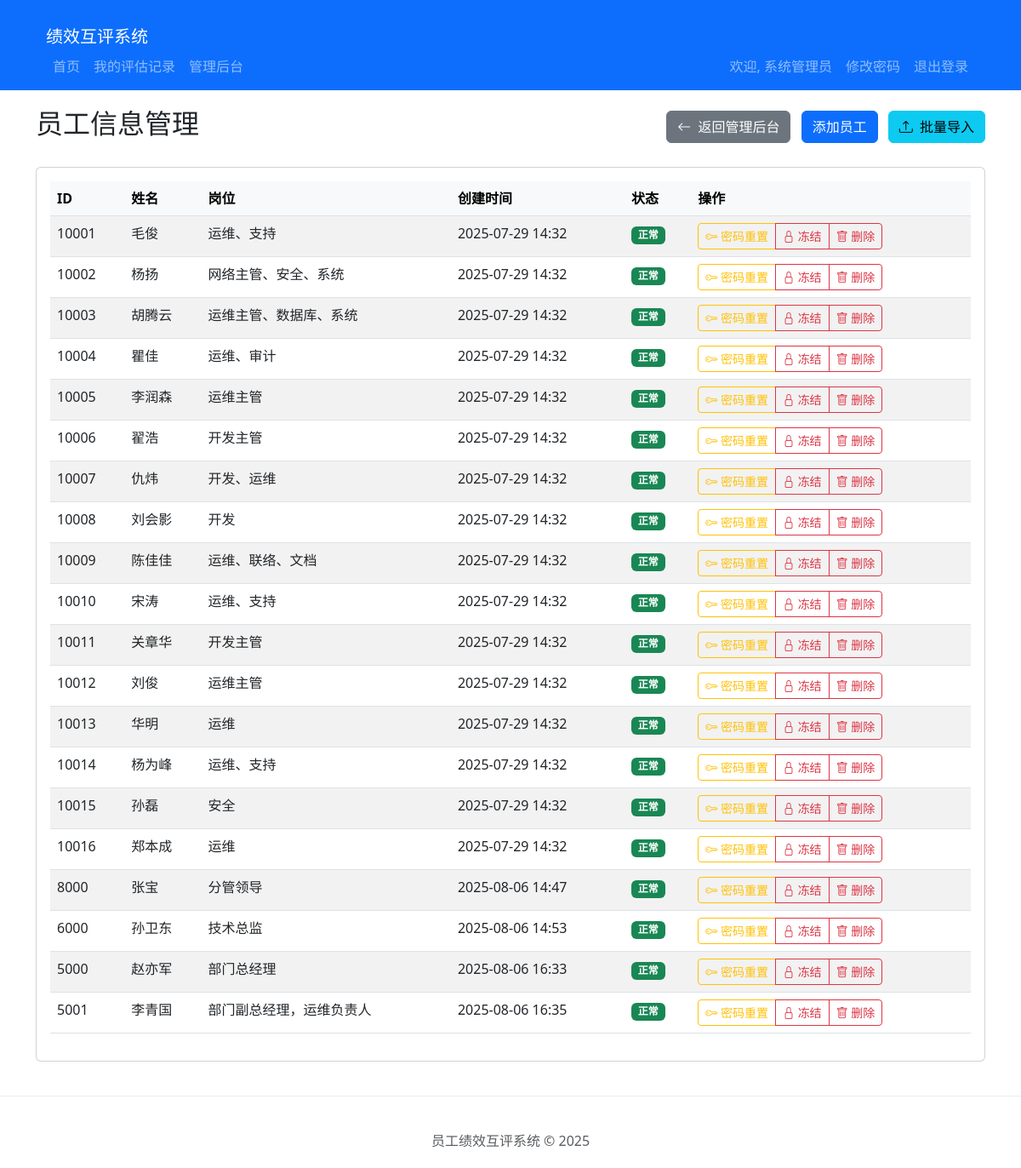
The app's page /admin/employees (signed in) with its own data.
### models.py (models this page shows, shortened)
class Employee(UserMixin, db.Model):
    id = db.Column(db.Integer, primary_key=True)
    employee_id = db.Column(db.String(20), unique=True, nullable=False)
    name = db.Column(db.String(100), nullable=False)
    position = db.Column(db.String(100), nullable=False)
    password_hash = db.Column(db.String(256), nullable=False)
    is_admin = db.Column(db.Boolean, default=False)
    is_frozen = db.Column(db.Boolean, default=False)
    created_at = db.Column(db.DateTime, default=datetime.utcnow)
    updated_at = db.Column(db.DateTime, default=datetime.utcnow, onupdate=datetime.utcnow)

### app.py (the view)
@app.route('/admin/employees')
@login_required
@readonly_admin_required
def admin_employee_list():
    from models import Employee
    from forms import EmployeeForm
    employees = Employee.query.filter(Employee.employee_id != '10000').all()
    from forms import EmployeeForm
    return render_template('admin/employee_list.html', employees=employees, form=EmployeeForm())

### app.py (called while the page is built)
def readonly_admin_required(f):
    @wraps(f)
    def decorated_function(*args, **kwargs):
        if not current_user.is_authenticated:
            return redirect(url_for('login', next=request.url))
        if not (current_user.is_admin or current_user.employee_id >= '2'):
            abort(403)
        if current_user.employee_id >= '2' and request.method != 'GET':
            flash('您只能以只读模式访问管理后台', 'danger')
            return redirect(url_for('admin_dashboard'))
        return f(*args, **kwargs)
    return decorated_function

@app.template_filter('shanghai_time')
def shanghai_time_filter(dt, format='%Y-%m-%d %H:%M:%S'):
    if dt is None:
        return ""
    utc_dt = pytz.utc.localize(dt)
    shanghai_tz = pytz.timezone('Asia/Shanghai')
    return utc_dt.astimezone(shanghai_tz).strftime(format)

@login_manager.user_loader
def load_user(user_id):
    return Employee.query.get(int(user_id))

### templates/admin/employee_list.html (shortened to what this page needs)
{% extends 'base.html' %}
{% block content %}
<div class="row">
    <div class="col-md-12">
        <div class="d-flex justify-content-between align-items-center mb-4">
    <h2>员工信息管理</h2>
    <div>
        <a href="{{ url_for('admin_dashboard') }}" class="btn btn-secondary me-2">
            <i class="bi bi-arrow-left me-1"></i> 返回管理后台
        </a>
        <a href="{{ url_for('admin_employee_add') }}" class="btn btn-primary me-2">添加员工</a>
<button type="button" class="btn btn-info" data-bs-toggle="modal" data-bs-target="#importModal">
    <i class="bi bi-upload me-1"></i> 批量导入
</button>
    </div>
</div>
        <div class="card">
            <div class="card-body">
                {% if employees %}
                <div class="table-responsive">
                    <table class="table table-striped table-hover">
                        <thead class="table-light">
                            <tr>
                                <th>ID</th>
                                <th>姓名</th>
                                <th>岗位</th>
                                <th>创建时间</th>
                                <th>状态</th>
                                <th>操作</th>
                            </tr>
                        </thead>
                        <tbody>
                            {% for employee in employees %}
                            <tr>
                                <td>{{ employee.employee_id }}</td>
                                <td>{{ employee.name }}</td>
                                <td>{{ employee.position }}</td>
                                <td>{{ employee.created_at|shanghai_time('%Y-%m-%d %H:%M') }}</td>
                                <td>
                                    {% if employee.is_frozen %}
                                        <span class="badge bg-danger">已冻结</span>
                                    {% else %}
                                        <span class="badge bg-success">正常</span>
                                    {% endif %}
                                </td>
                                <td>
                                    <div class="btn-group" role="group">
                                        <a href="{{ url_for('admin_employee_reset_password', employee_id=employee.employee_id) }}" class="btn btn-sm btn-outline-warning">
                                            <i class="bi bi-key"></i> 密码重置
                                        </a>
                                        <a href="{{ url_for('admin_employee_toggle_frozen', employee_id=employee.employee_id) }}" class="btn btn-sm {% if employee.is_frozen %}btn-outline-success{% else %}btn-outline-danger{% endif %}">
                                            {% if employee.is_frozen %}
                                                <i class="bi bi-unlock"></i> 解冻
                                            {% else %}
                                                <i class="bi bi-lock"></i> 冻结
                                            {% endif %}
                                        </a>
                                        <button type="button" class="btn btn-sm btn-outline-danger" data-bs-toggle="modal" data-bs-target="#deleteModal{{ employee.id }}">
                                            <i class="bi bi-trash"></i> 删除
                                        </button>
                                    </div>
                                </td>
                            </tr>
                            {% endfor %}
                        </tbody>
                    </table>
                </div>
                {% else %}
                <div class="alert alert-info">
                    <i class="bi bi-info-circle me-2"></i>暂无员工信息，请点击上方"添加员工"按钮添加。
                </div>
                {% endif %}
            </div>
        </div>
    </div>
</div>
{% endblock %}
{% block extra_css %}
<link rel="stylesheet" href="https://cdn.jsdelivr.net/npm/bootstrap-icons@1.10.5/font/bootstrap-icons.css">
{% endblock %}

### templates/base.html (shortened to what this page needs)
<!DOCTYPE html>
<html lang="zh-CN">
<head>
    <link href="{{ url_for('static', filename='css/bootstrap.min.css') }}" rel="stylesheet">
    {% block extra_css %}{% endblock %}
</head>
<body>
    <nav class="navbar navbar-expand-lg navbar-dark bg-primary">
    <div class="container">
    <div class="container-fluid">
        <a class="navbar-brand" href="{{ url_for('index') }}">绩效互评系统</a>
        <div class="collapse navbar-collapse" id="navbarNav">
        {% if current_user.is_authenticated %}
        <ul class="navbar-nav me-auto">
            <li class="nav-item">
                <a class="nav-link" href="{{ url_for('index') }}">首页</a>
            </li>
            <li class="nav-item">
                <a class="nav-link" href="{{ url_for('my_evaluations') }}">我的评估记录</a>
            </li>
            {% if current_user.employee_id == '10000' %}
            <li class="nav-item">
                <a class="nav-link" href="{{ url_for('admin_dashboard') }}">管理后台</a>
            </li>
            {% endif %}
        </ul>
        <ul class="navbar-nav">
            <li class="nav-item">
                <span class="nav-link">欢迎, {{ current_user.name }}</span>
            </li>
            <li class="nav-item">
                  <a href="{{ url_for('change_password') }}" class="nav-link">修改密码</a>
              </li>
              <li class="nav-item">
                  <a href="{{ url_for('logout') }}" class="nav-link">退出登录</a>
              </li>
        </ul>
        {% else %}
        <ul class="navbar-nav ms-auto">
            <li class="nav-item">
                <a class="nav-link" href="{{ url_for('login') }}">登录</a>
            </li>
        </ul>
        {% endif %}
        </div>
    </nav>
    <div class="container">
        {% block content %}{% endblock %}
    </div>
    <footer class="footer">
        <div class="container">
            <span class="text-muted">员工绩效互评系统 &copy; 2025</span>
        </div>
    </footer>
</body>
</html>

### templates/base.html (style rules this page uses)
.container { margin-top: 20px; }
.footer { margin-top: 40px; padding: 20px; text-align: center; border-top: 1px solid #e9ecef; }

### records on screen
Employee: name "系统管理员"
Employee: employee_id "10001", name "毛俊", position "运维、支持", created_at|shanghai_time "2025-07-29 14:32", is_frozen "正常"
Employee: employee_id "10002", name "杨扬", position "网络主管、安全、系统", created_at|shanghai_time "2025-07-29 14:32", is_frozen "正常"
Employee: employee_id "10003", name "胡腾云", position "运维主管、数据库、系统", created_at|shanghai_time "2025-07-29 14:32", is_frozen "正常"
Employee: employee_id "10004", name "瞿佳", position "运维、审计", created_at|shanghai_time "2025-07-29 14:32", is_frozen "正常"
Employee: employee_id "10005", name "李润森", position "运维主管", created_at|shanghai_time "2025-07-29 14:32", is_frozen "正常"
Employee: employee_id "10006", name "翟浩", position "开发主管", created_at|shanghai_time "2025-07-29 14:32", is_frozen "正常"
Employee: employee_id "10007", name "仇炜", position "开发、运维", created_at|shanghai_time "2025-07-29 14:32", is_frozen "正常"
Employee: employee_id "10008", name "刘会影", position "开发", created_at|shanghai_time "2025-07-29 14:32", is_frozen "正常"
Employee: employee_id "10009", name "陈佳佳", position "运维、联络、文档", created_at|shanghai_time "2025-07-29 14:32", is_frozen "正常"
Employee: employee_id "10010", name "宋涛", position "运维、支持", created_at|shanghai_time "2025-07-29 14:32", is_frozen "正常"
Employee: employee_id "10011", name "关章华", position "开发主管", created_at|shanghai_time "2025-07-29 14:32", is_frozen "正常"
Employee: employee_id "10012", name "刘俊", position "运维主管", created_at|shanghai_time "2025-07-29 14:32", is_frozen "正常"
Employee: employee_id "10013", name "华明", position "运维", created_at|shanghai_time "2025-07-29 14:32", is_frozen "正常"
Employee: employee_id "10014", name "杨为峰", position "运维、支持", created_at|shanghai_time "2025-07-29 14:32", is_frozen "正常"
Employee: employee_id "10015", name "孙磊", position "安全", created_at|shanghai_time "2025-07-29 14:32", is_frozen "正常"
Employee: employee_id "10016", name "郑本成", position "运维", created_at|shanghai_time "2025-07-29 14:32", is_frozen "正常"
Employee: employee_id "8000", name "张宝", position "分管领导", created_at|shanghai_time "2025-08-06 14:47", is_frozen "正常"
Employee: employee_id "6000", name "孙卫东", position "技术总监", created_at|shanghai_time "2025-08-06 14:53", is_frozen "正常"
Employee: employee_id "5000", name "赵亦军", position "部门总经理", created_at|shanghai_time "2025-08-06 16:33", is_frozen "正常"
Employee: employee_id "5001", name "李青国", position "部门副总经理，运维负责人", created_at|shanghai_time "2025-08-06 16:35", is_frozen "正常"
